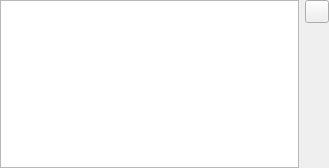
<?xml version="1.0" encoding="UTF-8"?>
<ui version="4.0">
 <class>GGStyledTextEditorWidget</class>
 <widget class="QWidget" name="GGStyledTextEditorWidget">
  <property name="geometry">
   <rect>
    <x>0</x>
    <y>0</y>
    <width>329</width>
    <height>168</height>
   </rect>
  </property>
  <property name="windowTitle">
   <string>Form</string>
  </property>
  <layout class="QHBoxLayout" name="horizontalLayout">
   <property name="leftMargin">
    <number>0</number>
   </property>
   <property name="topMargin">
    <number>0</number>
   </property>
   <property name="rightMargin">
    <number>0</number>
   </property>
   <property name="bottomMargin">
    <number>0</number>
   </property>
   <item>
    <widget class="QTextEdit" name="txtText">
     <property name="undoRedoEnabled">
      <bool>false</bool>
     </property>
     <property name="readOnly">
      <bool>true</bool>
     </property>
     <property name="html">
      <string notr="true">&lt;!DOCTYPE HTML PUBLIC &quot;-//W3C//DTD HTML 4.0//EN&quot; &quot;http://www.w3.org/TR/REC-html40/strict.dtd&quot;&gt;
&lt;html&gt;&lt;head&gt;&lt;meta name=&quot;qrichtext&quot; content=&quot;1&quot; /&gt;&lt;style type=&quot;text/css&quot;&gt;
p, li { white-space: pre-wrap; }
&lt;/style&gt;&lt;/head&gt;&lt;body style=&quot; font-family:'MS Shell Dlg 2'; font-size:8.25pt; font-weight:400; font-style:normal;&quot;&gt;
&lt;p style=&quot;-qt-paragraph-type:empty; margin-top:0px; margin-bottom:0px; margin-left:0px; margin-right:0px; -qt-block-indent:0; text-indent:0px;&quot;&gt;&lt;br /&gt;&lt;/p&gt;&lt;/body&gt;&lt;/html&gt;</string>
     </property>
    </widget>
   </item>
   <item>
    <layout class="QVBoxLayout" name="verticalLayout">
     <item>
      <widget class="QToolButton" name="btnEdit">
       <property name="text">
        <string notr="true"/>
       </property>
       <property name="icon">
        <iconset>
         <normalon>:/icons/edit</normalon>
        </iconset>
       </property>
      </widget>
     </item>
     <item>
      <spacer name="verticalSpacer">
       <property name="orientation">
        <enum>Qt::Vertical</enum>
       </property>
       <property name="sizeHint" stdset="0">
        <size>
         <width>20</width>
         <height>40</height>
        </size>
       </property>
      </spacer>
     </item>
    </layout>
   </item>
  </layout>
 </widget>
 <resources/>
 <connections/>
</ui>
